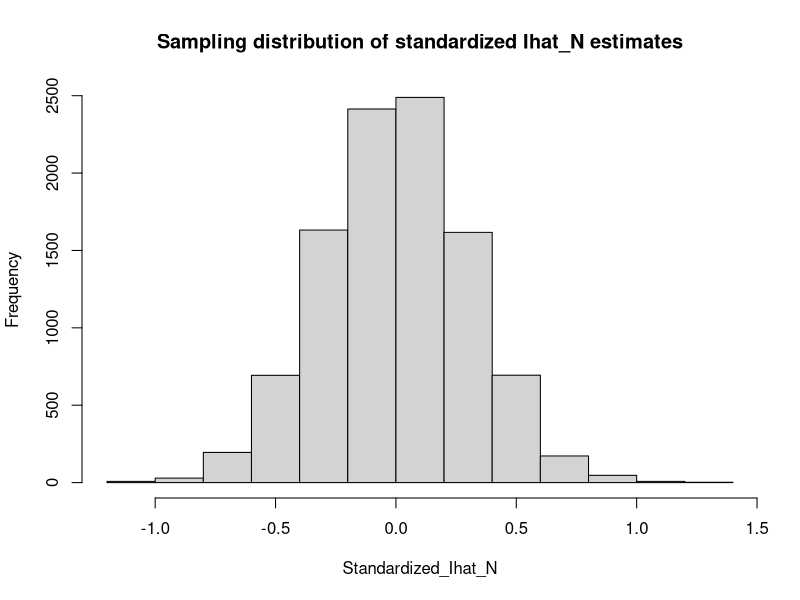

Write R code to recreate this figure.
#MCMC
#Exercise 3
#Jan 28, 2017

# 1. Sampling Distribution of IHAT_N integral approximation.

#   Suppose I = integral of gx*fx dx from 0 to 1.
#	where fx = uniform density, and gx = x^2.
#	Var Ihat_N = (1/N) * ( integral of gx^x - (integral of gx)^2) = sigma^2/n.
#	Verify by simulation that sqrt(N)(Ihat-I) ~ N(0,sigma^2).

N = 1000			#Set sample size.
fx = runif(N,0,1)	#Random sample of uniform(0,1) realizations.
gx = fx^2

I = 1/3				#True value of integral of x^2 from 0 to 1.

#Simulate a single sigma2_hat value.
Ihat_N = (1/N) * sum(gx)
Var_Ihat_N = (1/N) * ((1/N)*sum(gx^2) - ((1/N)*sum(gx))^2)
sigma2_hat = Var_Ihat_N * N

#Simulate B=10000 Ihat_N values.  Estimate variance, calculate sigma2_hat.
B = 10000
Ihat_vec = rep(0,B)

for (b in 1:B){
	fx = runif(N,0,1)	#Random sample of uniform(0,1) realizations.
	gx = fx^2
	Ihat_vec[b] = (1/N) * sum(gx)	
}

var_boot = var(Ihat_vec)	#Estimate bootstrapped var_Ihat_N.
sigma2_boot = var_boot*N	#Estimate bootstrapped sigma2_hat.

#Standardize the Ihat_N results and check out the sampling distribution.
Standardized_Ihat_N = sqrt(N) * (Ihat_vec - I)
mean(Standardized_Ihat_N)
var(Standardized_Ihat_N)

#Var we expected to see based on Var_Ihat_N formula provided:
sigma2_hat

hist(Standardized_Ihat_N,main='Sampling distribution of standardized Ihat_N estimates')

